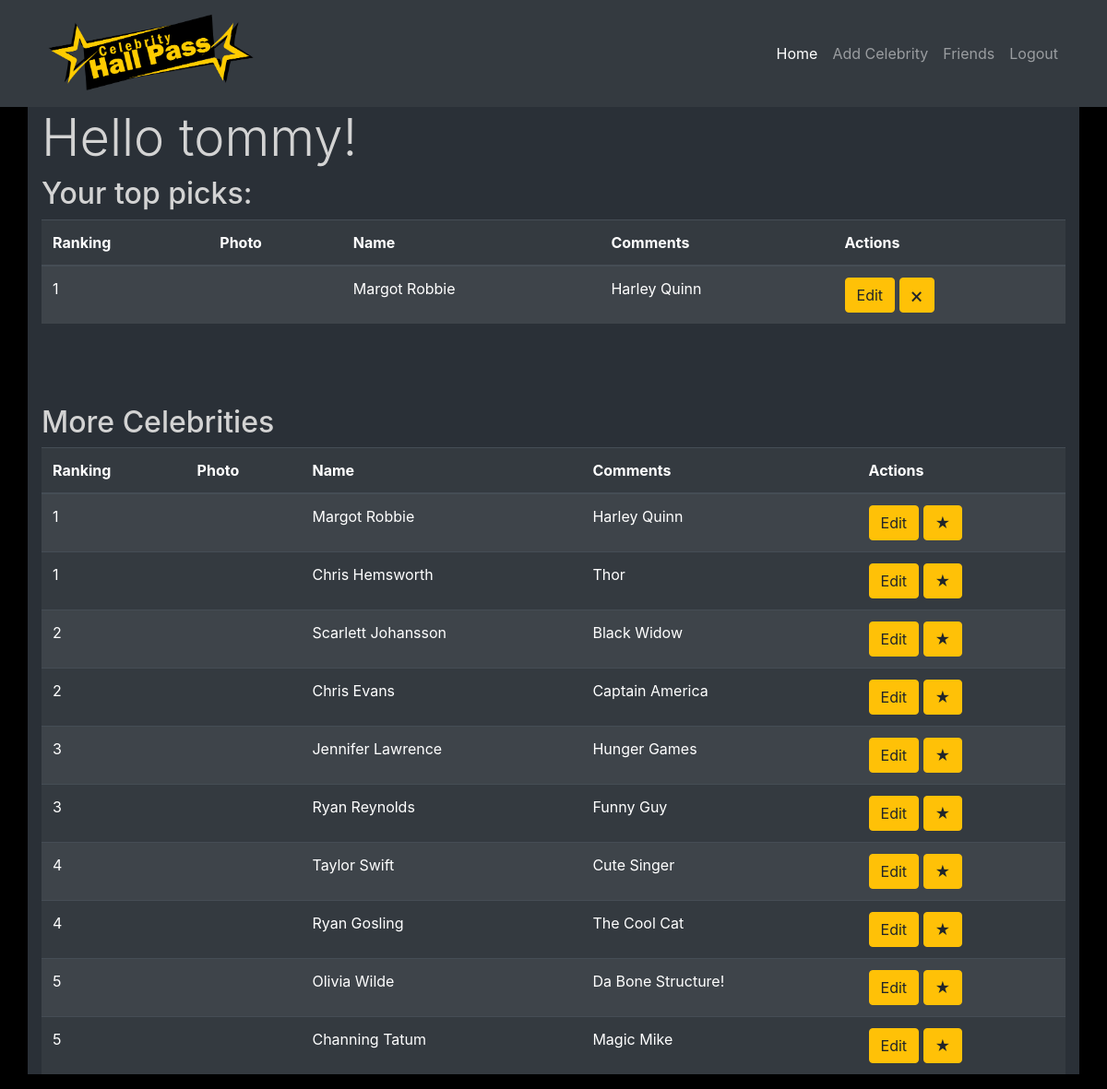
The page /myhallpass (signed in) on the database its author committed.
### HallPass/models.py (models this page shows)
class User(models.Model):
	first_name = models.CharField(max_length=255)
	last_name = models.CharField(max_length=255)
	email = models.CharField(max_length=255)
	password = models.CharField(max_length=255)
	created_at = models.DateTimeField(auto_now_add=True)
	updated_at = models.DateTimeField(auto_now=True)
	objects = UserManager()

class Celeb(models.Model):
	ranking = models.PositiveSmallIntegerField()
	photo = models.CharField(max_length=255)
	name = models.CharField(max_length=255)
	comments = models.TextField()
	users = models.ManyToManyField(User, related_name="celebs")
	created_at = models.DateTimeField(auto_now_add=True)
	updated_at = models.DateTimeField(auto_now=True)
	objects = CelebManager()

### HallPass/views.py (the view)
# urls.py: path('myhallpass', views.myhallpass),
def myhallpass(request):
    if "userid" not in request.session:
        return redirect("/")
    context = {
        "user": User.objects.filter(id=request.session['userid'])[0],
        "celebs": Celeb.objects.filter(users=request.session['userid']).order_by("ranking"),
        "allcelebs": Celeb.objects.all().order_by("ranking"),
    }
    return render(request, "myhallpass.html", context)

### HallPass/templates/myhallpass.html (shortened to what this page needs)
<!DOCTYPE html>
<html lang="en">
<head>
    <link rel="stylesheet" href="https://stackpath.bootstrapcdn.com/bootstrap/4.3.1/css/bootstrap.min.css">
</head>
<body style="background-color:black;">
{% load static %}
	<nav class="navbar navbar-expand-lg navbar-dark bg-dark static-top">
        <div class="container">
          <img style="max-height: 100px;" src = "{% static "hallpasslogo.png" %}" alt="my img">
          <div class="collapse navbar-collapse" id="navbarResponsive">
            <ul class="navbar-nav ml-auto">
              <li class="nav-item active">
                <a class="nav-link" href="/myhallpass">Home
                </a>
              </li>
              <li class="nav-item">
                <a class="nav-link" href="/celebs/new">Add Celebrity</a>
              </li>
              <li class="nav-item">
                <a class="nav-link" href="/friends">Friends</a>
              </li>
              <li class="nav-item">
                <a class="nav-link" href="/logout">Logout</a>
              </li>
            </ul>
          </div>
        </div>
      </nav>
    <div class="container" style="background-color:rgb(42, 48, 55);">
    <h1 style="color: lightgrey;" class="display-4">Hello {{user.first_name}}!</h1>
    <h2 style="color: lightgrey;">Your top picks:</h2>
    <table class="table table-striped table-hover table-dark">
        <thead>
            <tr>
                <th>Ranking</th>
                <th>Photo</th>
                <th>Name</th>
                <th>Comments</th>
                <th>Actions</th>
            </tr>
        </thead>
        <tbody>
        {% for celeb in celebs %}
            <tr>
                <td>{{celeb.ranking}}</a></td>
                <td><img style="height: 200px;" src="{{celeb.photo}}" alt=""></td>
                <td>{{celeb.name}}</td>
                <td>{{celeb.comments}}</td>
                <td>
                  <a href="/celeb/edit/{{celeb.id}}" class="btn btn-warning">Edit</a>
                  <a href="/celeb/removefromlist/{{celeb.id}}" class="btn btn-warning">🗙</a>
                </td>
            </tr>
        {% endfor %}
        </tbody>
    </table>
<br><br><br>
    <table class="table table-striped table-hover table-dark">
      <thead>
          <tr>
              <th>Ranking</th>
              <th>Photo</th>
              <th>Name</th>
              <th>Comments</th>
              <th>Actions</th>
          </tr>
      </thead>
      <h2 style="color: lightgrey;">More Celebrities</h2>
      <tbody>
      {% for celeb in allcelebs %}
          <tr>
              <td>{{celeb.ranking}}</a></td>
              <td><img style="height: 200px;" src="{{celeb.photo}}" alt=""></td>
              <td>{{celeb.name}}</td>
              <td>{{celeb.comments}}</td>
              <td>
                <a href="/celeb/edit/{{celeb.id}}"class="btn btn-warning">Edit</a>
                <a href="/celeb/add/{{celeb.id}}"class="btn btn-warning">★</a>
              </td>
          </tr>
      {% endfor %}
      </tbody>
  </table>
    </div>
</body>
</html>

### rows shown on the page
User: first_name "tommy"
Celeb: ranking "1", name "Margot Robbie", comments "Harley Quinn"
Celeb: ranking "1", name "Chris Hemsworth", comments "Thor"
Celeb: ranking "2", name "Scarlett Johansson", comments "Black Widow"
Celeb: ranking "2", name "Chris Evans", comments "Captain America"
Celeb: ranking "3", name "Jennifer Lawrence", comments "Hunger Games"
Celeb: ranking "3", name "Ryan Reynolds", comments "Funny Guy"
Celeb: ranking "4", name "Taylor Swift", comments "Cute Singer"
Celeb: ranking "4", name "Ryan Gosling", comments "The Cool Cat"
Celeb: ranking "5", name "Olivia Wilde", comments "Da Bone Structure!"
Celeb: ranking "5", name "Channing Tatum", comments "Magic Mike"
